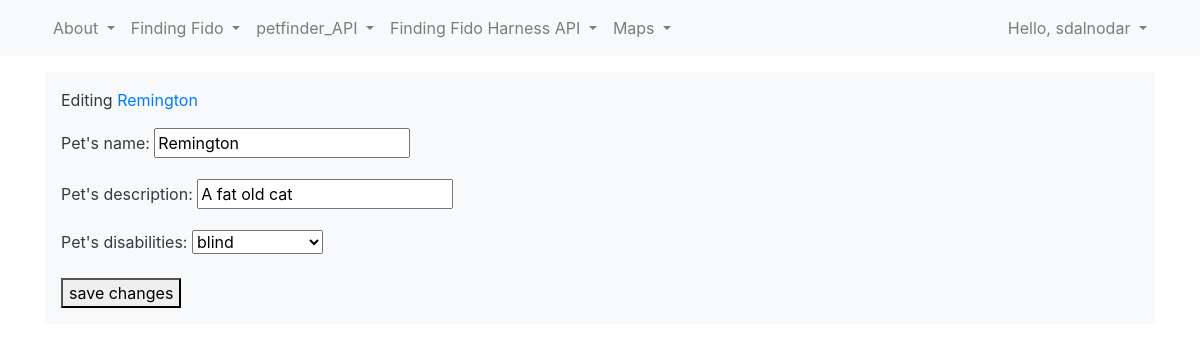
Screenshot of /edit_pet/4/ (signed in) with the database file from the repository.
### ff_app/models.py (models this page shows)
class Pet(models.Model):
    name = models.CharField(max_length=50)
    date_added = models.DateTimeField(auto_now_add=True)
    description = models.CharField(max_length=200)
    disabilities = models.CharField(max_length=20, choices=DISABILITIES, default='none')
    owner = models.ForeignKey(User, on_delete = models.CASCADE)
    def __str__(self):
        return self.name

### ff_app/views.py (the view)
# urls.py: path('edit_pet/<int:pet_id>/', views.edit_pet, name='edit_pet'),
@login_required
def edit_pet(request, pet_id):
    pet = Pet.objects.get(id=pet_id)
    if pet.owner != request.user:
        raise Http404
    if request.method != 'POST':
        form = PetForm(instance=pet)
    else:
        form = PetForm(instance=pet, data=request.POST)
        if form.is_valid():
            form.save()
            return HttpResponseRedirect(reverse('ff_app:pet', args=[pet.id]))
    context = {'pet': pet, 'form': form}
    return render(request, 'ff_app/edit_pet.html', context)

### ff_app/forms.py
class PetForm(forms.ModelForm):
    class Meta:
        model = Pet
        fields = ['name', 'description', 'disabilities']
        labels = {'name': 'Pet\'s name',
                  'description': 'Pet\'s description',
                  'disabilities': 'Pet\'s disabilities'}

### ff_app/templates/ff_app/edit_pet.html (shortened to what this page needs)
{% extends 'ff_app/base.html' %}
{% block content %}
	<p>Editing <a href="{% url 'ff_app:pet' pet.id %}"> {{ pet }}</a></p>
	<form action="{% url 'ff_app:edit_pet' pet.id %}" method='post'>
		{{ form.as_p }}
		<button name="submit">save changes</button>
	</form>
{% endblock content %}

### ff_app/templates/ff_app/base.html (shortened to what this page needs)
{% load bootstrap4 %}
<!DOCTYPE html>
<html lang='en'>
	<head>
   		{% bootstrap_css %}
	</head>
	<body>
    <nav class="navbar navbar-expand-lg fixed-top navbar-light bg-light">
      <div class="container">
		  <div id="navbar" class="navbar-collapse collapse">
			<ul class="nav navbar-nav">
				<li class="nav-item dropdown">
					<a class="nav-link dropdown-toggle" id="navbarDropdown" role="button" data-toggle="dropdown" aria-haspopup="true" aria-expanded="false">
						About
					</a>
				</li>
			</ul>
			<ul class="nav navbar-nav">
				<li class="nav-item dropdown">
					<a class="nav-link dropdown-toggle" id="navbarDropdown" role="button" data-toggle="dropdown" aria-haspopup="true" aria-expanded="false">
					Finding Fido
					</a>
				</li>
			</ul>
			<ul class="nav navbar-nav">
				<li class="nav-item dropdown">
					<a class="nav-link dropdown-toggle" id="navbarDropdown" role="button" data-toggle="dropdown" aria-haspopup="true" aria-expanded="false">
					petfinder_API
					</a>
				</li>
			</ul>
			<ul class="nav navbar-nav">
				<li class="nav-item dropdown">
					<a class="nav-link dropdown-toggle" id="navbarDropdown" role="button" data-toggle="dropdown" aria-haspopup="true" aria-expanded="false">
					Finding Fido Harness API
					</a>
				</li>
			</ul>
			<ul class="nav navbar-nav">
				<li class="nav-item dropdown">
					<a class="nav-link dropdown-toggle" id="navbarDropdown" role="button" data-toggle="dropdown" aria-haspopup="true" aria-expanded="false">
					Maps
					</a>
				</li>
			</ul>
		    <ul class="navbar-nav ml-auto">
		      {% if user.is_authenticated %}
				<li class="nav-item dropdown">
					<a class="nav-link dropdown-toggle" id="navbarDropdown" role="button" data-toggle="dropdown" aria-haspopup="true" aria-expanded="false">
					Hello, {{ user.username }}
					</a>
				</li>
		      {% else %}
		        <li class="nav-item"><a class="nav-link" href="{% url 'users:register' %}">register</a></li>
		        <li class="nav-item"><a class="nav-link" href="{% url 'users:login' %}">log in</a></li>
		      {% endif %}
		    </ul>
		  </div>
      </div>
    </nav>
    <div class="container">
      <div class="p-3 mb-2 bg-light text-dark">
        {% block content %}{% endblock content %}
      </div>
    </div>
	</body>
</html>

### rows the page displays
Pet: name "Remington", description "A fat old cat", disabilities "blind"

### other values shown
{{ user.username }} "sdalnodar"
